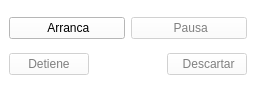
<ui version="4.0" >
 <author>Alejandro Mata</author>
 <class>SimWidget</class>
 <widget class="QWidget" name="SimWidget" >
  <property name="geometry" >
   <rect>
    <x>0</x>
    <y>0</y>
    <width>256</width>
    <height>92</height>
   </rect>
  </property>
  <property name="sizeIncrement" >
   <size>
    <width>10</width>
    <height>10</height>
   </size>
  </property>
  <property name="palette" >
   <palette>
    <active>
     <colorrole role="WindowText" >
      <brush brushstyle="SolidPattern" >
       <color alpha="255" >
        <red>0</red>
        <green>0</green>
        <blue>0</blue>
       </color>
      </brush>
     </colorrole>
     <colorrole role="Button" >
      <brush brushstyle="SolidPattern" >
       <color alpha="255" >
        <red>255</red>
        <green>255</green>
        <blue>255</blue>
       </color>
      </brush>
     </colorrole>
     <colorrole role="Light" >
      <brush brushstyle="SolidPattern" >
       <color alpha="255" >
        <red>255</red>
        <green>255</green>
        <blue>255</blue>
       </color>
      </brush>
     </colorrole>
     <colorrole role="Midlight" >
      <brush brushstyle="SolidPattern" >
       <color alpha="255" >
        <red>255</red>
        <green>255</green>
        <blue>255</blue>
       </color>
      </brush>
     </colorrole>
     <colorrole role="Dark" >
      <brush brushstyle="SolidPattern" >
       <color alpha="255" >
        <red>127</red>
        <green>127</green>
        <blue>127</blue>
       </color>
      </brush>
     </colorrole>
     <colorrole role="Mid" >
      <brush brushstyle="SolidPattern" >
       <color alpha="255" >
        <red>170</red>
        <green>170</green>
        <blue>170</blue>
       </color>
      </brush>
     </colorrole>
     <colorrole role="Text" >
      <brush brushstyle="SolidPattern" >
       <color alpha="255" >
        <red>0</red>
        <green>0</green>
        <blue>0</blue>
       </color>
      </brush>
     </colorrole>
     <colorrole role="BrightText" >
      <brush brushstyle="SolidPattern" >
       <color alpha="255" >
        <red>255</red>
        <green>255</green>
        <blue>255</blue>
       </color>
      </brush>
     </colorrole>
     <colorrole role="ButtonText" >
      <brush brushstyle="SolidPattern" >
       <color alpha="255" >
        <red>0</red>
        <green>0</green>
        <blue>0</blue>
       </color>
      </brush>
     </colorrole>
     <colorrole role="Base" >
      <brush brushstyle="SolidPattern" >
       <color alpha="255" >
        <red>255</red>
        <green>255</green>
        <blue>255</blue>
       </color>
      </brush>
     </colorrole>
     <colorrole role="Window" >
      <brush brushstyle="SolidPattern" >
       <color alpha="255" >
        <red>255</red>
        <green>255</green>
        <blue>255</blue>
       </color>
      </brush>
     </colorrole>
     <colorrole role="Shadow" >
      <brush brushstyle="SolidPattern" >
       <color alpha="255" >
        <red>0</red>
        <green>0</green>
        <blue>0</blue>
       </color>
      </brush>
     </colorrole>
     <colorrole role="AlternateBase" >
      <brush brushstyle="SolidPattern" >
       <color alpha="255" >
        <red>255</red>
        <green>255</green>
        <blue>255</blue>
       </color>
      </brush>
     </colorrole>
    </active>
    <inactive>
     <colorrole role="WindowText" >
      <brush brushstyle="SolidPattern" >
       <color alpha="255" >
        <red>0</red>
        <green>0</green>
        <blue>0</blue>
       </color>
      </brush>
     </colorrole>
     <colorrole role="Button" >
      <brush brushstyle="SolidPattern" >
       <color alpha="255" >
        <red>255</red>
        <green>255</green>
        <blue>255</blue>
       </color>
      </brush>
     </colorrole>
     <colorrole role="Light" >
      <brush brushstyle="SolidPattern" >
       <color alpha="255" >
        <red>255</red>
        <green>255</green>
        <blue>255</blue>
       </color>
      </brush>
     </colorrole>
     <colorrole role="Midlight" >
      <brush brushstyle="SolidPattern" >
       <color alpha="255" >
        <red>255</red>
        <green>255</green>
        <blue>255</blue>
       </color>
      </brush>
     </colorrole>
     <colorrole role="Dark" >
      <brush brushstyle="SolidPattern" >
       <color alpha="255" >
        <red>127</red>
        <green>127</green>
        <blue>127</blue>
       </color>
      </brush>
     </colorrole>
     <colorrole role="Mid" >
      <brush brushstyle="SolidPattern" >
       <color alpha="255" >
        <red>170</red>
        <green>170</green>
        <blue>170</blue>
       </color>
      </brush>
     </colorrole>
     <colorrole role="Text" >
      <brush brushstyle="SolidPattern" >
       <color alpha="255" >
        <red>0</red>
        <green>0</green>
        <blue>0</blue>
       </color>
      </brush>
     </colorrole>
     <colorrole role="BrightText" >
      <brush brushstyle="SolidPattern" >
       <color alpha="255" >
        <red>255</red>
        <green>255</green>
        <blue>255</blue>
       </color>
      </brush>
     </colorrole>
     <colorrole role="ButtonText" >
      <brush brushstyle="SolidPattern" >
       <color alpha="255" >
        <red>0</red>
        <green>0</green>
        <blue>0</blue>
       </color>
      </brush>
     </colorrole>
     <colorrole role="Base" >
      <brush brushstyle="SolidPattern" >
       <color alpha="255" >
        <red>255</red>
        <green>255</green>
        <blue>255</blue>
       </color>
      </brush>
     </colorrole>
     <colorrole role="Window" >
      <brush brushstyle="SolidPattern" >
       <color alpha="255" >
        <red>255</red>
        <green>255</green>
        <blue>255</blue>
       </color>
      </brush>
     </colorrole>
     <colorrole role="Shadow" >
      <brush brushstyle="SolidPattern" >
       <color alpha="255" >
        <red>0</red>
        <green>0</green>
        <blue>0</blue>
       </color>
      </brush>
     </colorrole>
     <colorrole role="AlternateBase" >
      <brush brushstyle="SolidPattern" >
       <color alpha="255" >
        <red>255</red>
        <green>255</green>
        <blue>255</blue>
       </color>
      </brush>
     </colorrole>
    </inactive>
    <disabled>
     <colorrole role="WindowText" >
      <brush brushstyle="SolidPattern" >
       <color alpha="255" >
        <red>127</red>
        <green>127</green>
        <blue>127</blue>
       </color>
      </brush>
     </colorrole>
     <colorrole role="Button" >
      <brush brushstyle="SolidPattern" >
       <color alpha="255" >
        <red>255</red>
        <green>255</green>
        <blue>255</blue>
       </color>
      </brush>
     </colorrole>
     <colorrole role="Light" >
      <brush brushstyle="SolidPattern" >
       <color alpha="255" >
        <red>255</red>
        <green>255</green>
        <blue>255</blue>
       </color>
      </brush>
     </colorrole>
     <colorrole role="Midlight" >
      <brush brushstyle="SolidPattern" >
       <color alpha="255" >
        <red>255</red>
        <green>255</green>
        <blue>255</blue>
       </color>
      </brush>
     </colorrole>
     <colorrole role="Dark" >
      <brush brushstyle="SolidPattern" >
       <color alpha="255" >
        <red>127</red>
        <green>127</green>
        <blue>127</blue>
       </color>
      </brush>
     </colorrole>
     <colorrole role="Mid" >
      <brush brushstyle="SolidPattern" >
       <color alpha="255" >
        <red>170</red>
        <green>170</green>
        <blue>170</blue>
       </color>
      </brush>
     </colorrole>
     <colorrole role="Text" >
      <brush brushstyle="SolidPattern" >
       <color alpha="255" >
        <red>127</red>
        <green>127</green>
        <blue>127</blue>
       </color>
      </brush>
     </colorrole>
     <colorrole role="BrightText" >
      <brush brushstyle="SolidPattern" >
       <color alpha="255" >
        <red>255</red>
        <green>255</green>
        <blue>255</blue>
       </color>
      </brush>
     </colorrole>
     <colorrole role="ButtonText" >
      <brush brushstyle="SolidPattern" >
       <color alpha="255" >
        <red>127</red>
        <green>127</green>
        <blue>127</blue>
       </color>
      </brush>
     </colorrole>
     <colorrole role="Base" >
      <brush brushstyle="SolidPattern" >
       <color alpha="255" >
        <red>255</red>
        <green>255</green>
        <blue>255</blue>
       </color>
      </brush>
     </colorrole>
     <colorrole role="Window" >
      <brush brushstyle="SolidPattern" >
       <color alpha="255" >
        <red>255</red>
        <green>255</green>
        <blue>255</blue>
       </color>
      </brush>
     </colorrole>
     <colorrole role="Shadow" >
      <brush brushstyle="SolidPattern" >
       <color alpha="255" >
        <red>0</red>
        <green>0</green>
        <blue>0</blue>
       </color>
      </brush>
     </colorrole>
     <colorrole role="AlternateBase" >
      <brush brushstyle="SolidPattern" >
       <color alpha="255" >
        <red>255</red>
        <green>255</green>
        <blue>255</blue>
       </color>
      </brush>
     </colorrole>
    </disabled>
   </palette>
  </property>
  <property name="windowTitle" >
   <string>Form</string>
  </property>
  <property name="toolTip" >
   <string>Simulador de molecuals</string>
  </property>
  <layout class="QVBoxLayout" >
   <item>
    <layout class="QHBoxLayout" >
     <item>
      <widget class="QPushButton" name="start" >
       <property name="toolTip" >
        <string>Arranca la simulacion</string>
       </property>
       <property name="text" >
        <string> Arranca</string>
       </property>
       <property name="icon" >
        <iconset resource="../../resource/default.qrc" >:/icons/default/icons/control_play_blue.png</iconset>
       </property>
      </widget>
     </item>
     <item>
      <widget class="QPushButton" name="pause" >
       <property name="enabled" >
        <bool>false</bool>
       </property>
       <property name="toolTip" >
        <string>Pausa la simulacion</string>
       </property>
       <property name="text" >
        <string> Pausa</string>
       </property>
       <property name="icon" >
        <iconset resource="../../resource/default.qrc" >:/icons/default/icons/control_pause_blue.png</iconset>
       </property>
       <property name="checkable" >
        <bool>true</bool>
       </property>
       <property name="checked" >
        <bool>false</bool>
       </property>
       <property name="autoDefault" >
        <bool>false</bool>
       </property>
      </widget>
     </item>
    </layout>
   </item>
   <item>
    <layout class="QHBoxLayout" >
     <item>
      <widget class="QPushButton" name="stop" >
       <property name="enabled" >
        <bool>false</bool>
       </property>
       <property name="toolTip" >
        <string>Detiene la simulacion y lo deja en el ultimo estado de la misma</string>
       </property>
       <property name="text" >
        <string>Detiene</string>
       </property>
       <property name="icon" >
        <iconset resource="../../resource/default.qrc" >:/icons/default/icons/control_stop_blue.png</iconset>
       </property>
       <property name="checkable" >
        <bool>false</bool>
       </property>
       <property name="checked" >
        <bool>false</bool>
       </property>
      </widget>
     </item>
     <item>
      <spacer>
       <property name="orientation" >
        <enum>Qt::Horizontal</enum>
       </property>
       <property name="sizeHint" >
        <size>
         <width>40</width>
         <height>20</height>
        </size>
       </property>
      </spacer>
     </item>
     <item>
      <widget class="QPushButton" name="discard" >
       <property name="enabled" >
        <bool>false</bool>
       </property>
       <property name="toolTip" >
        <string>Detiene la simulacion, pero regresa la visualizacion al edo inicial</string>
       </property>
       <property name="text" >
        <string> Descartar</string>
       </property>
       <property name="icon" >
        <iconset resource="../../resource/default.qrc" >:/icons/default/icons/cancel.png</iconset>
       </property>
       <property name="checkable" >
        <bool>false</bool>
       </property>
       <property name="checked" >
        <bool>false</bool>
       </property>
       <property name="flat" >
        <bool>false</bool>
       </property>
      </widget>
     </item>
    </layout>
   </item>
  </layout>
 </widget>
 <layoutdefault spacing="6" margin="9" />
 <resources>
  <include location="../../resource/default.qrc" />
 </resources>
 <connections/>
</ui>
